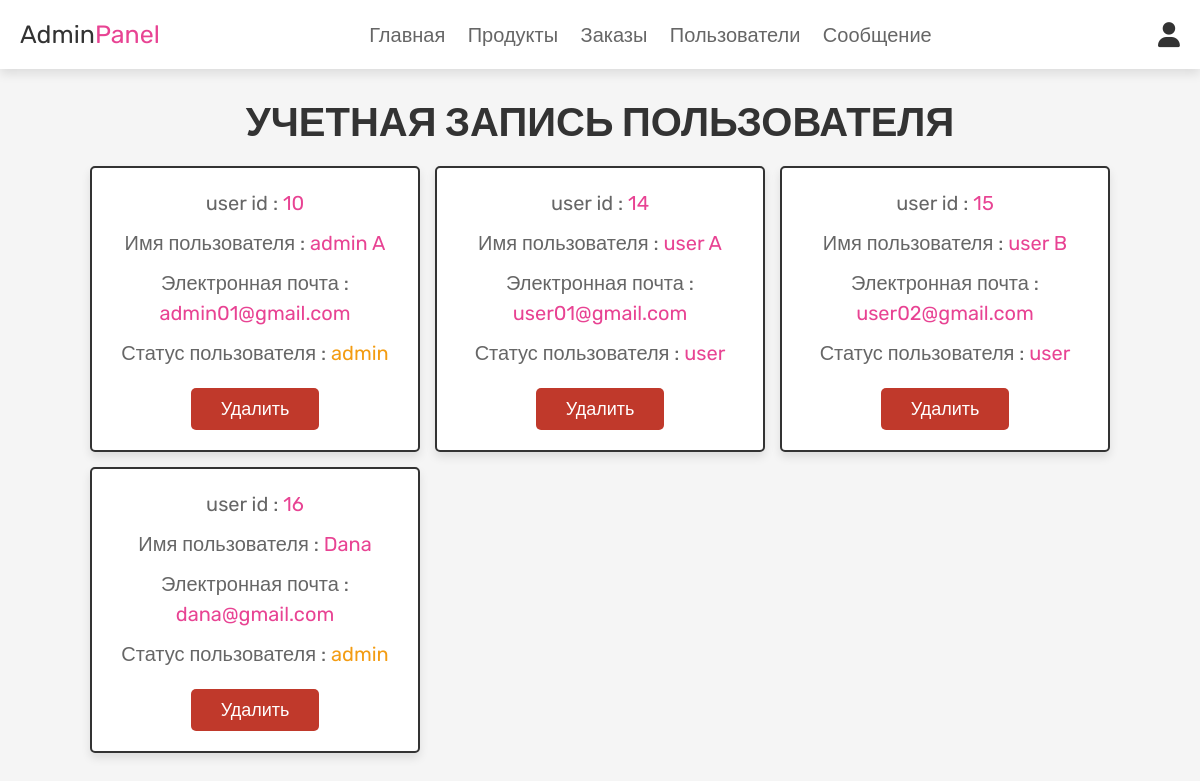
The app's page /admin_users.php (signed in) with its own data.
### tables this page shows
CREATE TABLE `users` (
  `id` int(100) NOT NULL,
  `name` varchar(100) NOT NULL,
  `email` varchar(100) NOT NULL,
  `password` varchar(100) NOT NULL,
  `user_type` varchar(20) NOT NULL DEFAULT 'user'
);

### admin_users.php (the view, shortened to what this page needs)
<?php
@include 'config.php';
?>
<!DOCTYPE html>
<html lang="en">
<head>
   <link rel="stylesheet" href="https://cdnjs.cloudflare.com/ajax/libs/font-awesome/6.0.0/css/all.min.css">
   <link rel="stylesheet" href="css/admin_style.css">
</head>
<body>
<?php @include 'admin_header.php'; ?>
<section class="users">
   <h1 class="title">УЧЕТНАЯ ЗАПИСЬ ПОЛЬЗОВАТЕЛЯ</h1>
   <div class="box-container">
      <?php
         $select_users = mysqli_query($conn, "SELECT * FROM `users`") or die('query failed');
         if(mysqli_num_rows($select_users) > 0){
            while($fetch_users = mysqli_fetch_assoc($select_users)){
      ?>
      <div class="box">
         <p>user id : <span><?php echo $fetch_users['id']; ?></span></p>
         <p>Имя пользователя : <span><?php echo $fetch_users['name']; ?></span></p>
         <p>Электронная почта : <span><?php echo $fetch_users['email']; ?></span></p>
         <p>Статус пользователя : <span style="color:<?php if($fetch_users['user_type'] == 'admin'){ echo 'var(--orange)'; }; ?>"><?php echo $fetch_users['user_type']; ?></span></p>
         <a href="admin_users.php?delete=<?php echo $fetch_users['id']; ?>" onclick="return confirm('Удалить этого пользователя?');" class="delete-btn">Удалить</a>
      </div>
      <?php
         }
      }
      ?>
   </div>
</section>
</body>
</html>

### css/admin_style.css (style rules this page uses)
:root { --pink:#e84393; --red:#c0392b; --orange:#f39c12; --black:#333; --white:#fff; --light-color:#666; --light-white:#ccc; --light-bg:#f5f5f5; --border:.2rem solid var(--black); --box-shadow:0 .5rem 1rem rgba(0,0,0,.1); }
* { font-family: 'Rubik', sans-serif; margin:0; padding:0; box-sizing: border-box; outline: none; border:none; text-decoration: none; transition:all .2s linear; }
html { font-size: 62.5%; overflow-x: hidden; scroll-behavior: smooth; scroll-padding-top: 6.5rem; }
body { background: var(--light-bg); }
section { padding:3rem 2rem; }
.title { text-align: center; margin-bottom: 2rem; color:var(--black); text-transform: uppercase; font-size: 4rem; }
.btn, .delete-btn, .option-btn { display: inline-block; border-radius: .5rem; margin-top: 1rem; font-size: 1.8rem; color:var(--white); cursor: pointer; padding:1rem 3rem; text-transform: capitalize; }
.delete-btn { background-color: var(--red); }
.users .box-container { display: grid; grid-template-columns: repeat(auto-fit, 33rem); gap:1.5rem; align-items: flex-start; max-width: 1200px; margin: 0 auto; justify-content: center; }
.users .box-container .box { padding:2rem; border:var(--border); background-color: var(--white); box-shadow: var(--box-shadow); border-radius: .5rem; text-align: center; }
.users .box-container .box p { font-size: 2rem; color:var(--light-color); margin-bottom: 1rem; line-height: 1.5; }
.users .box-container .box p span { color:var(--pink); }
.users .box-container .box .delete-btn { margin-top: .5; }

### records on screen
users: id "10", name "admin A", email "admin01@gmail.com", user_type "admin"
users: id "14", name "user A", email "user01@gmail.com", user_type "user"
users: id "15", name "user B", email "user02@gmail.com", user_type "user"
users: id "16", name "Dana", email "dana@gmail.com", user_type "admin"
